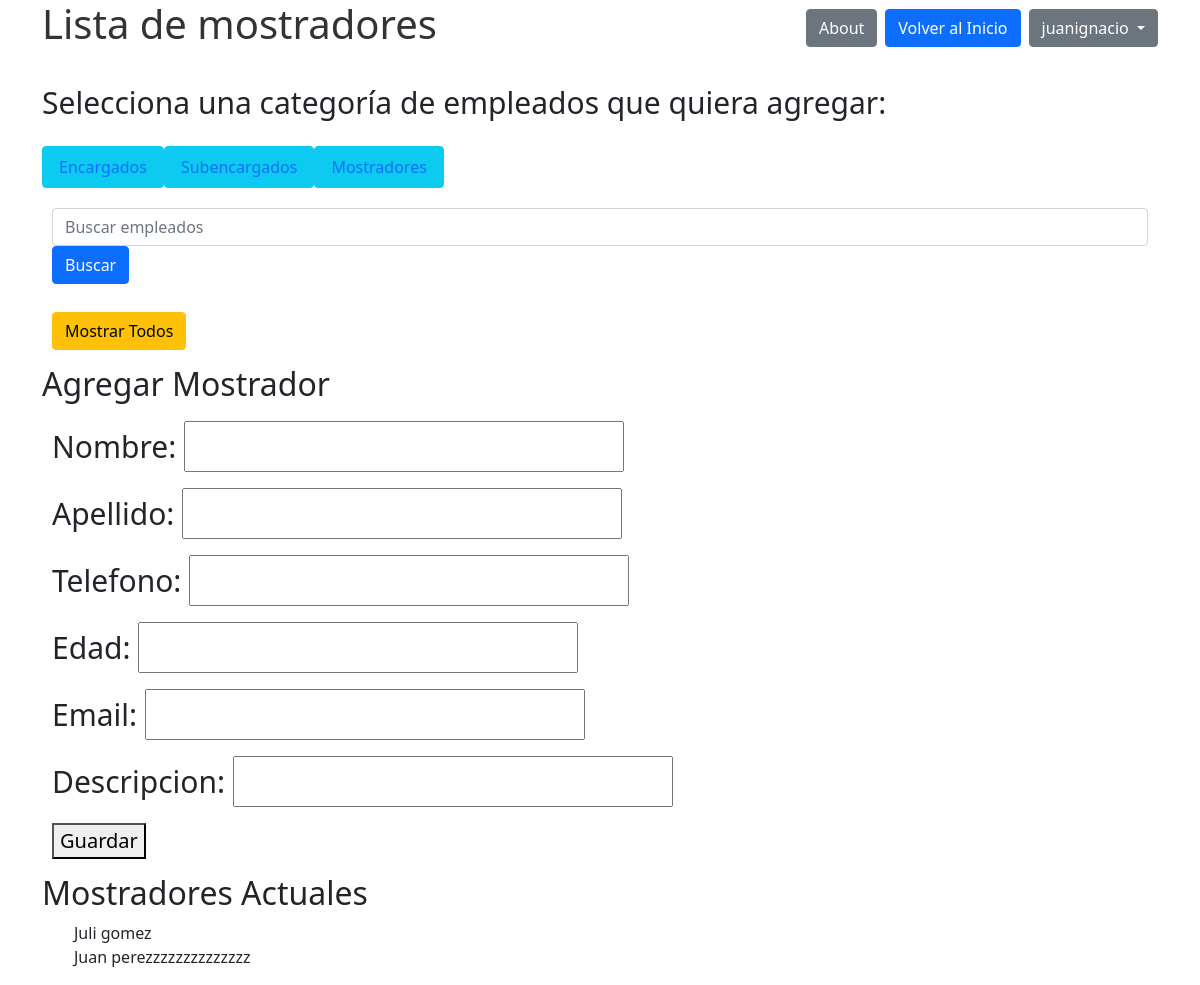
Page /empleados/mostradores/ (signed in) on the earlier database version.
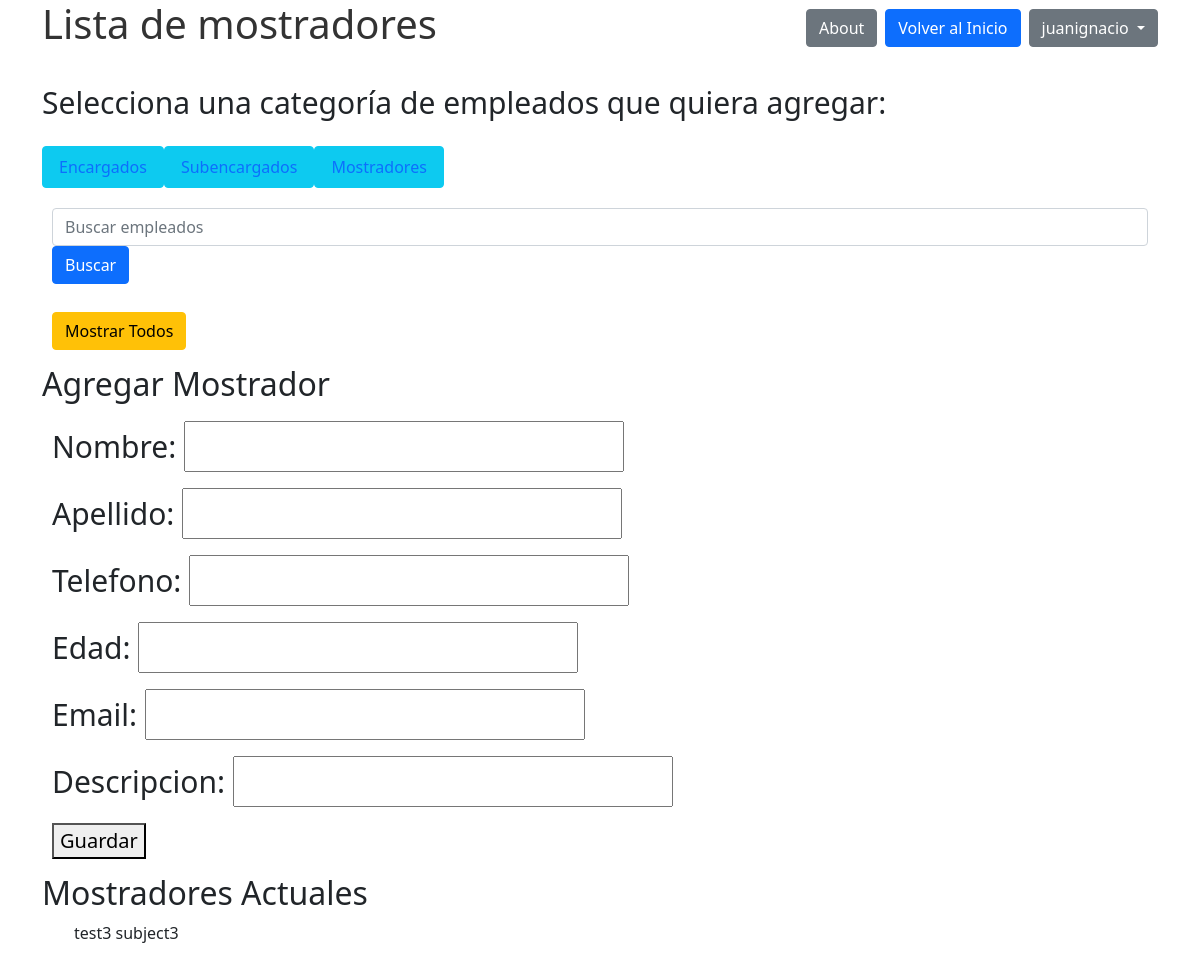
Same page on the later database version.
### empleados/models.py (models this page shows)
class mostrador(models.Model):
    Nombre = models.CharField(max_length=64)
    Apellido = models.CharField(max_length=64)
    telefono = models.CharField(max_length=20)
    edad = models.IntegerField()
    email = models.EmailField()
    descripcion = models.CharField(max_length=100)
    empleo = models.CharField(max_length=64, default='mostrador')
    creador = models.ForeignKey(User, on_delete=models.SET_NULL, null=True)

### empleados/views.py (the view)
# urls.py: path('mostradores/', views.mostradores, name='mostradores'),
@login_required
def mostradores(request, id=None):
    if request.method == 'POST':
        form = MostradorForm(request.POST)
        if form.is_valid():
            nuevo_mostrador = form.save(commit=False)
            nuevo_mostrador.creador = request.user
            nuevo_mostrador.save()
            return redirect('base')
    else:
        form = EncargadoForm(initial={'creador': request.user, 'empleo': 'mostrador'})
    mostradores_lista = mostrador.objects.all()
    return render(request, 'mostradores.html', {'mostradores': mostradores_lista, 'form': form})

### empleados/forms.py (shortened to what this page needs)
class EncargadoForm(forms.ModelForm):
    class Meta:
        model = encargado
        exclude = ['creador', 'empleo']

### empleados/templates de empleados/mostradores.html (shortened to what this page needs)
{% extends 'base.html' %}
{% block content %}
  <h2>Agregar Mostrador</h2>
  <form method="post">
    {{ form.as_p }}
    <button type="submit">Guardar</button>
  </form>
  <h2>Mostradores Actuales</h2>
  <ul>
    {% for mostrador in mostradores %}
      <li>{{ mostrador.Nombre }} {{ mostrador.Apellido }}</li>
    {% endfor %}
  </ul>
{% endblock %}

Differences in the rows shown:
removed mostrador: Nombre "Juli", Apellido "gomez"
removed mostrador: Nombre "Juan", Apellido "perezzzzzzzzzzzzzz"
added mostrador: Nombre "test3", Apellido "subject3"
